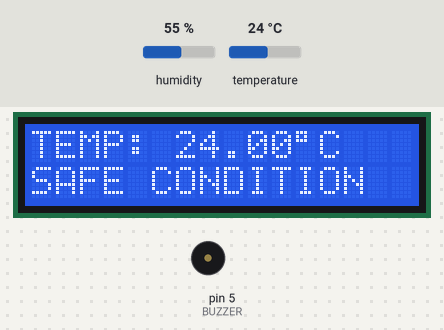
The sketch below on a simulated Arduino Uno, built with avr-gcc and run on an emulated ATmega328P. Shown: 16×2 character LCD, buzzer (waves = sounding). The inputs (shaded band) are chosen by the test bench; at power-on: temperature 24 °C, humidity 55 %. What the sketch prints to the serial monitor is not drawn.

Above: at 3.2 s.
3.3 s: temperature set to 28 °C
At 4.23 s:
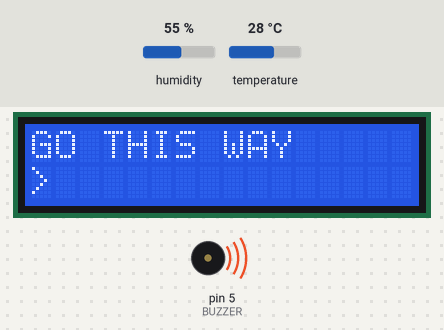
6.0 s: temperature set to 12 °C
At 8.6 s:
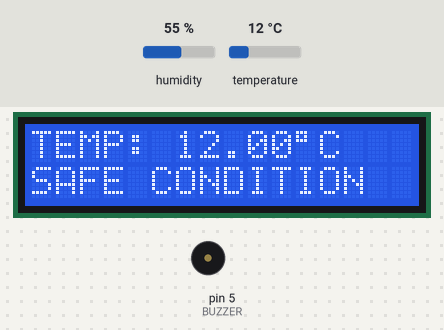
9.0 s: temperature set to 19 °C
At 10.9 s:
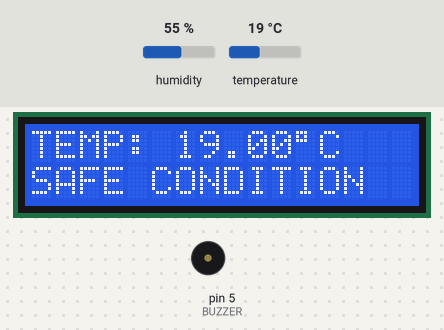
Timing chart, 0 to 12.4 s (numbered marks = the images above; inputs shaded):
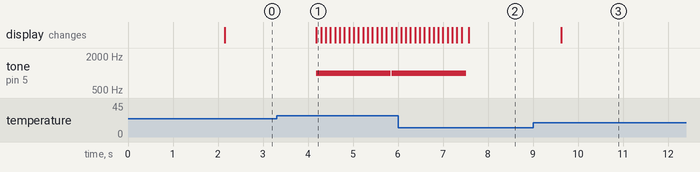

Measured:
- the behaviour switches between 26 and 27 °C on temperature (found by bisection; images 0 and 1)
- after the input at 3.3 s, tone on pin 5 (BUZZER): silent → 1000 Hz after 0.89 s, → silent 1.7 s later, → 1000 Hz 0.02 s later; the display: changes after 0.89 s (image 1)
- after the input at 6.0 s, tone on pin 5 (BUZZER): goes on until 7.5 s, then stays silent; the display: first differs from a run without the input after 1.6 s (image 2)
- after the input at 9.0 s, the display: changes after 0.62 s (image 3)

The sketch:

Emergency_Alert.ino
```cpp
#include <Wire.h>
#include <LiquidCrystal_I2C.h>
#include "DHT.h"

LiquidCrystal_I2C lcd(0x27, 16, 2);


#define DHTPIN 4
#define DHTTYPE DHT11
DHT dht(DHTPIN, DHTTYPE);


#define BUZZER 5

void setup() {
  Serial.begin(9600);
  lcd.init();
  lcd.backlight();
  dht.begin();
  pinMode(BUZZER, OUTPUT);
  digitalWrite(BUZZER, LOW);

  lcd.setCursor(0, 0);
  lcd.print("Emergency Exit");
  lcd.setCursor(0, 1);
  lcd.print("System Ready");
  delay(2000);
  lcd.clear();
}

void loop() {
  float temp = dht.readTemperature();

  if (isnan(temp)) {
    lcd.setCursor(0, 0);
    lcd.print("Sensor Error!");
    delay(2000);
    return;
  }

  Serial.print("Temperature: ");
  Serial.println(temp);

  if (temp > 26.0) {

    lcd.clear();
    lcd.setCursor(0, 0);
    lcd.print("GO THIS WAY");


    for (int i = 0; i < 16; i++) {
      lcd.setCursor(i, 1);
      lcd.print(">");
      tone(BUZZER, 1000);
      delay(100);
      lcd.setCursor(i, 1);
      lcd.print(" ");
      noTone(BUZZER);
    }
  } else {

    noTone(BUZZER);
    lcd.clear();
    lcd.setCursor(0, 0);
    lcd.print("TEMP: ");
    lcd.print(temp);
    lcd.print((char)223);
    lcd.print("C");
    lcd.setCursor(0, 1);
    lcd.print("SAFE CONDITION");
    delay(2000);
  }
}
```
